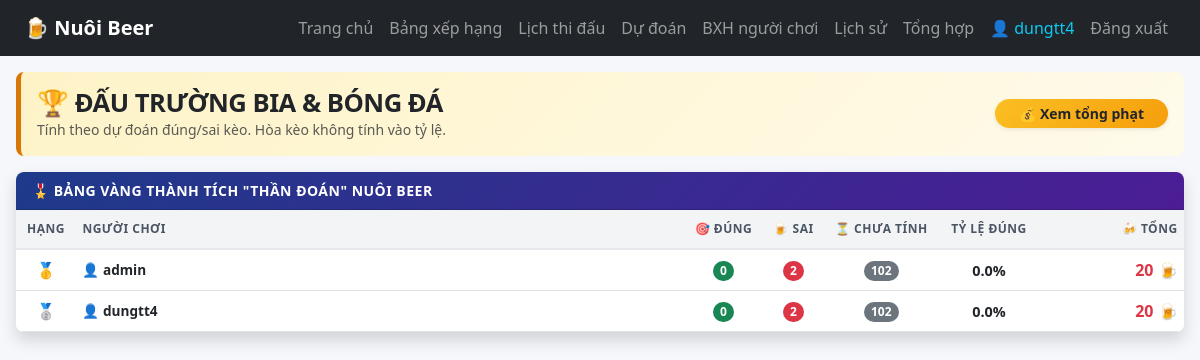
/leaderboard (signed in), run on an earlier commit of the app's database.
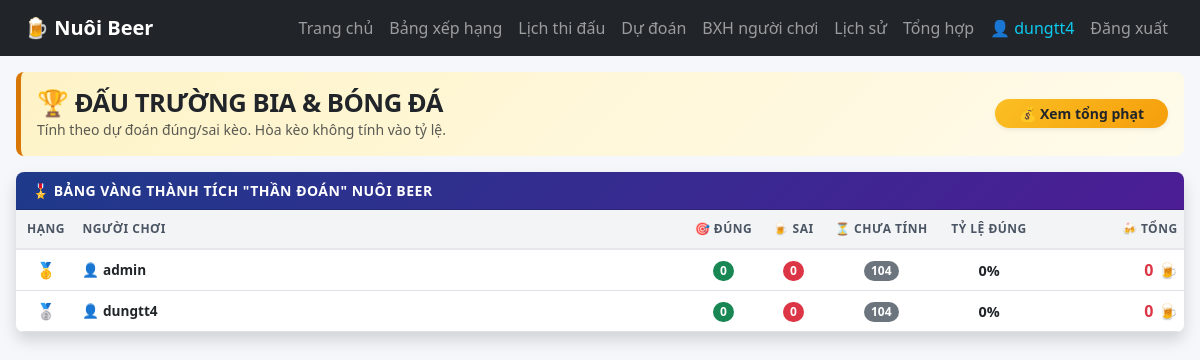
And on a later commit of the database.
### tables this page shows
CREATE TABLE users (
            id INTEGER PRIMARY KEY AUTOINCREMENT,
            username TEXT UNIQUE NOT NULL,
            password TEXT NOT NULL,
            role TEXT DEFAULT 'user',
            is_active INTEGER DEFAULT 1,
            created_at TIMESTAMP DEFAULT CURRENT_TIMESTAMP
        );

### app.py (the view)
@app.route("/leaderboard")
def leaderboard():
    if not login_required():
        return redirect("/login")
    summary_list = get_summary_data()
    summary_list.sort(
        key=lambda item: (item["accuracy"], item["correct"], -item["total_beer"]),
        reverse=True
    )
    return render_template("leaderboard.html", leaderboard=summary_list)

### app.py (called while the page is built)
def get_db():
    conn = sqlite3.connect(DB_NAME)
    conn.row_factory = sqlite3.Row
    return conn

def get_stage_points(stage):
    conn = get_db()
    row = conn.execute(
        "SELECT beer_points FROM stage_points WHERE stage = ?",
        (stage,)
    ).fetchone()
    conn.close()
    if row:
        return row["beer_points"]
    return 10

def login_required():
    return "user_id" in session

def rows_to_dicts(rows):
    return [dict(row) for row in rows]

def get_matches():
    conn = get_db()
    rows = conn.execute("""
        SELECT
            match_no,
            match_date AS date,
            time_vn,
            stage,
            group_name AS "group",
            home,
            away,
            stadium,
            city,
            score_home,
            score_away,
            handicap_team,
            handicap_value,
            note
        FROM matches
        ORDER BY match_no ASC
    """).fetchall()
    conn.close()
    return rows_to_dicts(rows)

@app.context_processor
def utility_processor():
    return {
        "get_handicap_text": get_handicap_text
    }

### templates/leaderboard.html (shortened to what this page needs)
{% extends "base.html" %}
{% block content %}
<div class="container-fluid py-3 px-3" style="max-width: 1400px; margin: 0 auto;">
  <div class="d-flex flex-column flex-sm-row justify-content-between align-items-sm-center gap-2 mb-3 p-3 rounded-3" style="background: linear-gradient(135deg, #fef3c7 0%, #fffbeb 100%); border-left: 5px solid #d97706;">
    <div>
      <h2 class="fw-bold mb-0 text-dark" style="font-size: 1.6rem; letter-spacing: -0.5px;">🏆 ĐẤU TRƯỜNG BIA & BÓNG ĐÁ</h2>
      <p class="text-muted mb-0 small fw-medium">
        Tính theo dự đoán đúng/sai kèo. Hòa kèo không tính vào tỷ lệ.
      </p>
    </div>
    <a href="/tong-hop" class="btn btn-sm btn-gradient-warning rounded-pill px-4 align-self-start align-self-sm-center fw-bold text-dark shadow-sm">
      💰 Xem tổng phạt
    </a>
  </div>
  <div class="card border-0 shadow rounded-3 overflow-hidden">
    <div class="card-header bg-gradient-leaderboard py-2 px-3">
      <div class="fw-bold text-white small" style="letter-spacing: 0.5px;">🎖️ BẢNG VÀNG THÀNH TÍCH "THẦN ĐOÁN" NUÔI BEER</div>
    </div>
    <div class="table-responsive">
      <table class="table table-hover align-middle mb-0 leaderboard-table">
        <thead>
          <tr>
            <th class="text-center" style="width: 60px;">Hạng</th>
            <th>Người chơi</th>
            <th class="text-center" style="width: 70px;">🎯 Đúng</th>
            <th class="text-center" style="width: 70px;">🍺 Sai</th>
            <th class="text-center" style="width: 100px;">⏳ Chưa tính</th>
            <th class="text-center" style="width: 110px;">Tỷ lệ đúng</th>
            <th class="text-end" style="width: 140px;">🍻 Tổng</th>
          </tr>
        </thead>
        <tbody>
          {% for item in leaderboard %}
          <tr>
            <td class="text-center fw-bold fs-6">
              {% if loop.index == 1 %}🥇
              {% elif loop.index == 2 %}🥈
              {% elif loop.index == 3 %}🥉
              {% else %}{{ loop.index }}
              {% endif %}
            </td>
            <td class="fw-semibold text-dark">
              👤 {{ item.username }}
            </td>
            <td class="text-center">
              <span class="badge text-bg-success fw-bold" style="font-size: 0.75rem; padding: 0.35em 0.6em;">{{ item.correct }}</span>
            </td>
            <td class="text-center">
              <span class="badge text-bg-danger fw-bold" style="font-size: 0.75rem; padding: 0.35em 0.6em;">{{ item.wrong }}</span>
            </td>
            <td class="text-center">
              <span class="badge text-bg-secondary fw-bold" style="font-size: 0.75rem; padding: 0.35em 0.6em;">{{ item.pending }}</span>
            </td>
            <td class="text-center fw-bold text-dark" style="font-size: 0.9rem;">
              {{ item.accuracy }}%
            </td>
            <td class="text-end text-danger fw-bold fs-6">
              {{ "{:,.0f}".format(item.total_beer) }} 🍺
            </td>
          </tr>
          {% else %}
          <tr>
            <td colspan="8" class="text-center text-muted py-5 fw-medium">
              Chưa có dữ liệu dự đoán.
            </td>
          </tr>
          {% endfor %}
        </tbody>
      </table>
    </div>
  </div>
</div>
{% endblock %}

### templates/base.html (shortened to what this page needs)
<!doctype html>
<html lang="vi">
<head>
  <link href="https://cdn.jsdelivr.net/npm/bootstrap@5.3.8/dist/css/bootstrap.min.css" rel="stylesheet">
  <link rel="stylesheet" href="{{ url_for('static', filename='css/style.css') }}">
</head>
<body>
  <nav class="navbar navbar-expand-lg navbar-dark bg-dark sticky-top">
    <div class="container-fluid px-4">
      <a class="navbar-brand fw-bold" href="/">
        🍺 Nuôi Beer
      </a>
      <div class="collapse navbar-collapse" id="menu">
        <ul class="navbar-nav ms-auto">
          {% if session.get("user_id") %}
            <li class="nav-item"><a class="nav-link" href="/">Trang chủ</a></li>
            <li class="nav-item"><a class="nav-link" href="/bang-xep-hang">Bảng xếp hạng</a></li>
            <li class="nav-item"><a class="nav-link" href="/lich-thi-dau">Lịch thi đấu</a></li>
            <li class="nav-item"><a class="nav-link" href="/du-doan">Dự đoán</a></li>
            <li class="nav-item"><a class="nav-link" href="/leaderboard">BXH người chơi</a></li>
            <li class="nav-item"><a class="nav-link" href="/lich-su-du-doan">Lịch sử</a></li>
            <li class="nav-item"><a class="nav-link" href="/tong-hop">Tổng hợp</a></li>
            <li class="nav-item"><span class="nav-link text-info">👤 {{ session.get("username") }}</span></li>
            <li class="nav-item"><a class="nav-link" href="/logout">Đăng xuất</a></li>
          {% else %}
            <li class="nav-item"><a class="nav-link" href="/login">Đăng nhập</a></li>
            <li class="nav-item"><a class="nav-link" href="/register">Đăng ký</a></li>
          {% endif %}
        </ul>
      </div>
    </div>
  </nav>
  <main>
    {% block content %}{% endblock %}
  </main>
</body>
</html>

What changed in the data, as far as the page shows it:
changed users "dungtt4": wrong "2" → "0"; pending "102" → "104"; accuracy "0.0" → "0"; total_beer "20" → "0"
computed for users "admin": wrong "2" → "0"; pending "102" → "104"; accuracy "0.0" → "0"; total_beer "20" → "0"
